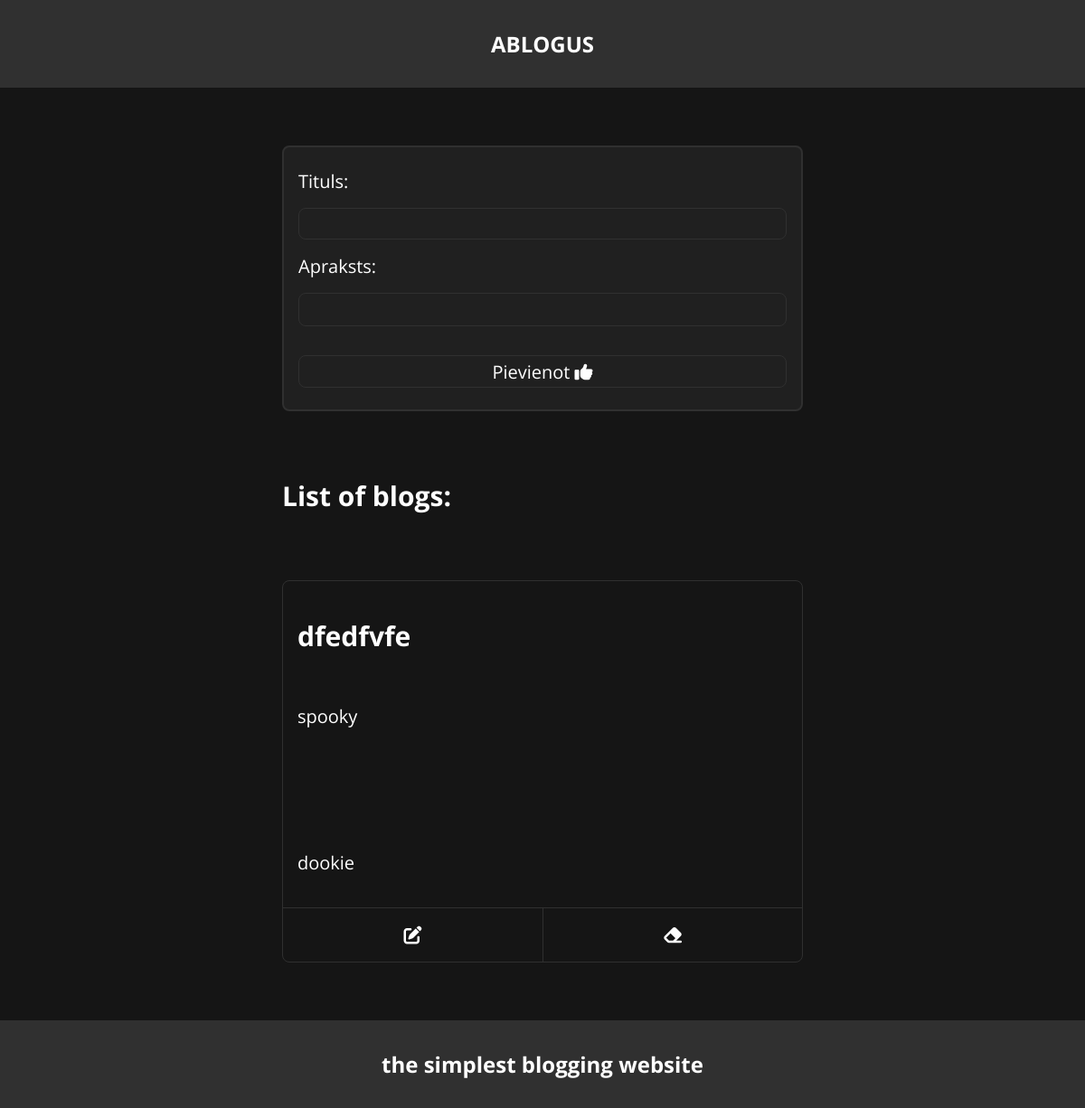
Before: / with the older database file.
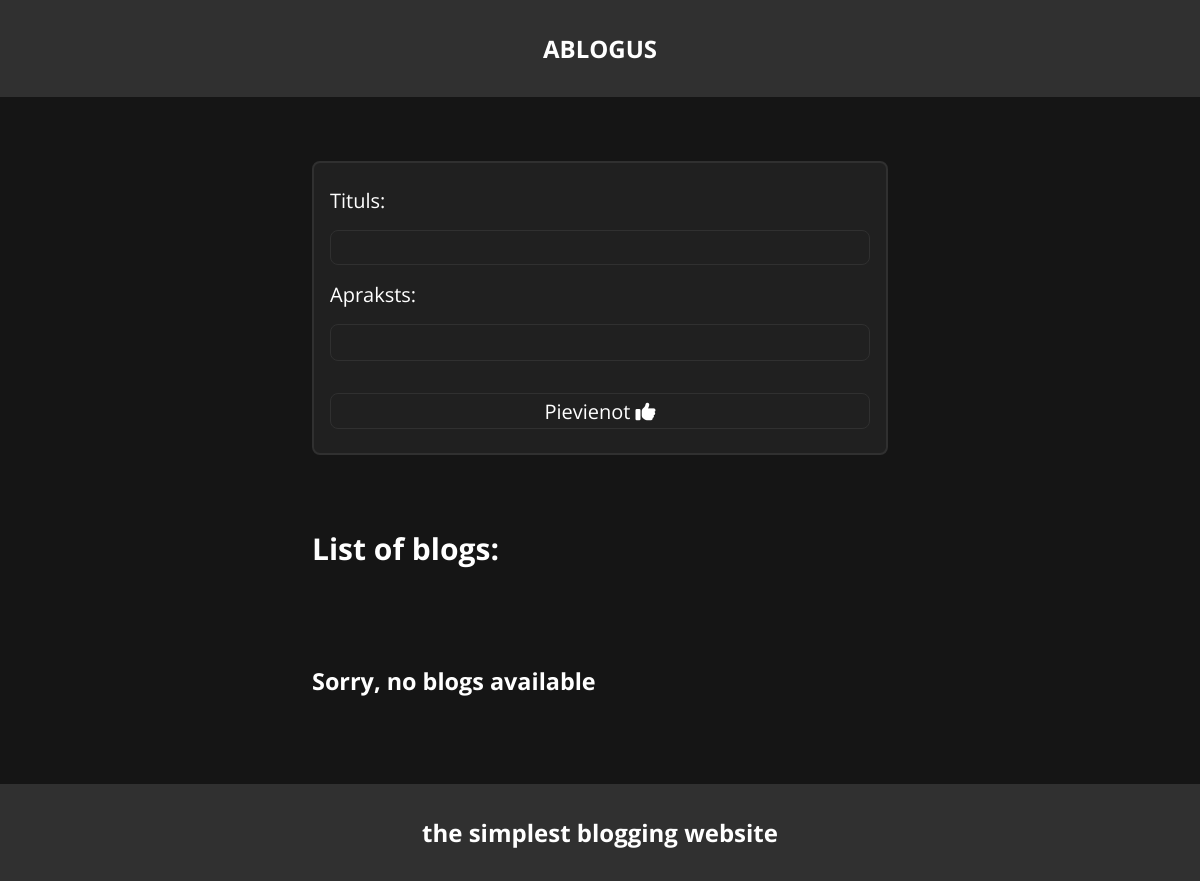
After: the same page with the newer database file.
### tables this page shows
CREATE TABLE `blogs` (
  `id` int(11) NOT NULL,
  `title` varchar(50) NOT NULL,
  `description` varchar(256) NOT NULL
);

### db.php (called while the page is built, shortened)
<?php
class DB
{
    private $conn;
    private $host = 'localhost';
    private $username = 'root';
    private $password = '';
    private $database = 'blogs';
    function __construct()
    {
        $this->conn = new mysqli($this->host, $this->username, $this->password, $this->database);
    }
    protected function returnData($table)
    {
        $query = "SELECT * FROM $table";
        $result = $this->conn->query($query);
        $data = $result->fetch_all(MYSQLI_ASSOC);
        return $data;
    }
}
?>

### handle.php (called while the page is built, shortened)
<?php
include 'db.php';
class Blog extends DB
{
    function outputBlog()
    {
        $data = $this->returnData('blogs');
        for ($i = 0; $i < count($data); $i++) {
            $data[$i]["title"] = nl2br($data[$i]["title"]);
            $data[$i]["description"] = nl2br($data[$i]["description"]);
        }
        return $data;
    }
}
$blog = new Blog();
$data = $blog->outputBlog();
?>

### index.php (the view, shortened to what this page needs)
<?php
include 'handle.php';
$title = !empty($_POST) ? $_POST['title'] : "";
$description = !empty($_POST) ? $_POST['description'] : "";
?>
<!DOCTYPE html>
<html lang="en">
    <head>
        <link rel="stylesheet" href="https://cdnjs.cloudflare.com/ajax/libs/font-awesome/6.4.2/css/all.min.css"
 />
        <link rel="stylesheet" href="style.css">
    </head>
    <body>
        <header>ABLOGUS</header>
        <main>
            <form method="post">
                <label for="title">Tituls:</label>
                <input type="text" name="title" value="<?= $title ?>">
                <label for="description">Apraksts:</label>
                <textarea name="description" rows="1"><?= $description ?></textarea>
                <button>Pievienot <i class="fa-solid fa-thumbs-up"></i></button>
            </form>
            <h2>List of blogs: </h2>
            <div class="wrapper">
                <?php
                if(empty($data)) echo "<h3>Sorry, no blogs available</h3>";
                 foreach ($data as $blog) {
                    $isEdit = isset($_GET["id"]) && $blog["id"] == $_GET["id"] && $_GET["action"] == 'edit' ? true : false;
                    ?>
                    <form class="blog">
                        <div class="content">
                            <?php if ($isEdit) { ?>
                                <label for="title">Tituls:</label>
                                <input type="title" name="title" value="<?= strip_tags($blog["title"]) ?>">
                                <label for="description">Apraksts:</label>
                                <textarea name="description" rows="1"><?= strip_tags($blog["description"]) ?></textarea>
                                <span>
                                    <?= $editErrorMessage ?>
                                </span>
                            <?php } else { ?>
                                <h2>
                                    <?= $blog["title"] ?>
                                </h2>
                                <p>
                                    <?= $blog["description"] ?>
                                </p>
                            <?php } ?>
                        </div>
                        <button class="edit" name="action" value="<?= $isEdit ? "update" : "edit" ?>">
                            <i class=" fa-solid fa-pen-to-square"></i>
                        </button>
                        <button class="delete" name="action" value="delete">
                            <i class="fa-solid fa-eraser"></i>
                        </button>
                    </form>
                <?php } ?>
            </div>
        </main>
        <footer>
            the simplest blogging website
        </footer>
    </body>
</html>

### style.css (style rules this page uses)
* { box-sizing: border-box; }
:root { --bg: #151515; --bg-2: #202020; --bg-2: #202020; --bg-3: #303030; --border-color: #303030; }
body { display: grid; grid-template-rows: auto 1fr auto; margin: 0; min-height: 100svh; background-color: var(--bg); color: white; font-family: "Open Sans"; font-size: 20px; }
header, footer { width: 100%; text-align: center; padding: 2rem; font-size: 24px; font-weight: bolder; background-color: var(--bg-3); }
input, textarea, button { width: 100%; background: none; border: 1px solid var(--border-color); border-radius: 0.5rem; padding: 0.2rem 0.5rem; font: inherit; color: inherit; resize: none; }
.wrapper { display: grid; align-items: baseline; gap: 2rem; }

Changed rows visible on the page:
removed blogs: title "dfedfvfe", description "spooky dookie"
Other visible differences:
text now shown: "Sorry, no blogs available"
